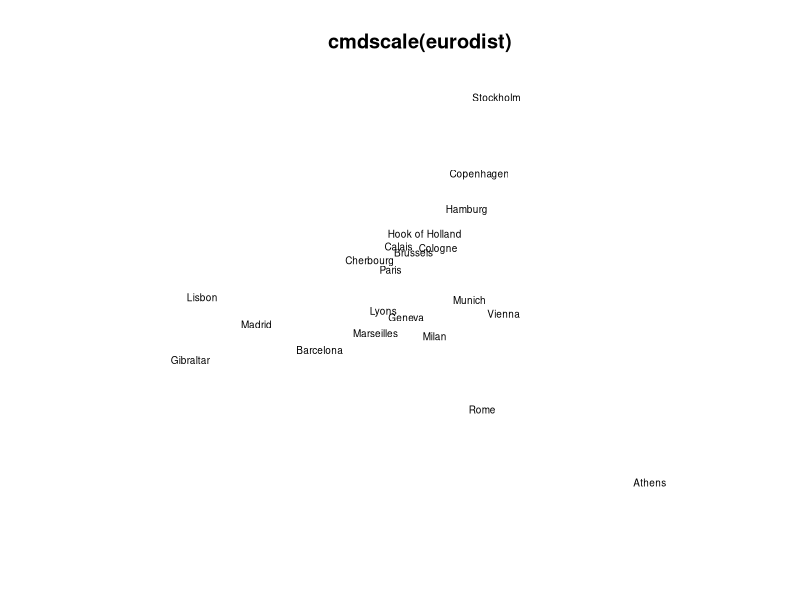

R code for this plot:
library(graphics)

loc <- cmdscale(eurodist)
x <- loc[, 1]
y <- -loc[, 2] # reflect so North is at the top
## note asp = 1, to ensure Euclidean distances are represented correctly
plot(x, y, type = "n", xlab = "", ylab = "", asp = 1, axes = FALSE,
     main = "cmdscale(eurodist)")
text(x, y, rownames(loc), cex = 0.6)
